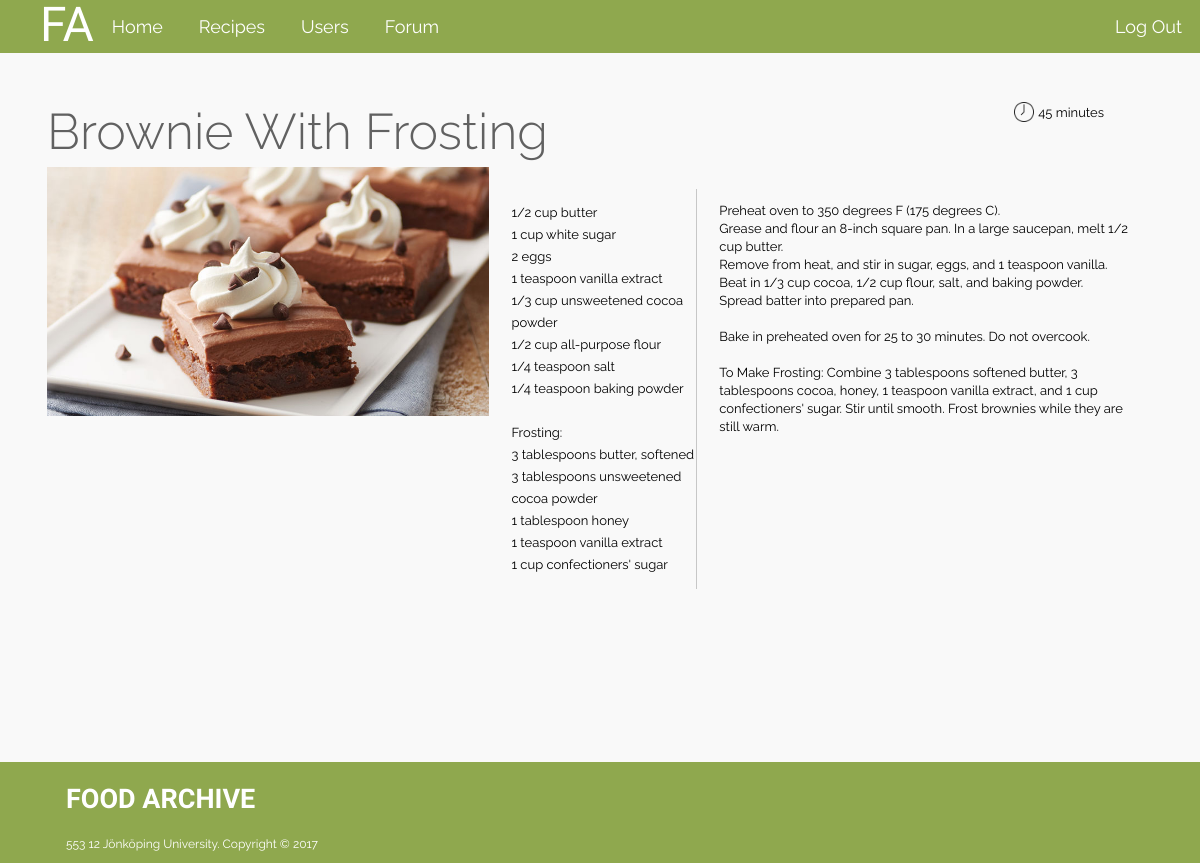
The page /admin/onerecipe.php?id=234 (signed in) on the database its author committed.
### tables this page shows
CREATE TABLE `recipe` (
  `id` int(11) NOT NULL,
  `name` varchar(100) NOT NULL,
  `description` longtext NOT NULL,
  `ingredients` text NOT NULL,
  `img` varchar(255) NOT NULL,
  `ratings` int(11) NOT NULL,
  `time` int(11) NOT NULL,
  `type` varchar(50) NOT NULL,
  `username` varchar(100) NOT NULL
);

### admin/onerecipe.php (the view)
<?php
    include("../config.php");
    include("header.php");
?>
<?php
    if($_GET['id']){
        $id = $_GET['id'];
        $sql="SELECT id, name, description, img, time, ingredients FROM recipe where id='$id'";
        $stmt = $db->prepare($sql);
        $stmt->bind_result($id, $name, $description, $image, $time, $ingredients);
        $stmt->execute();
        $stmt->store_result();
         while ($stmt->fetch()) {
?>
<main>
    <div class="maincontainer_one">
        <h4 class="h4_onercp">
            <?php echo $name; ?>
        </h4>
        <div class="icon_containter_onercp">
            <img class="icon_img_onercp" src="../img/clock-icon.png">
            <span class="icon_text_onercp"> <?php echo "$time minutes"; ?> </span> <br>
        </div>
        <div class="div_img_onercp">
            <aside class="imgaside_onercp">
                <img class="bigimg_onercp" src='../img/<?php echo $image; ?>'>
            </aside>
            <article class="article_onercp">
                <div class="ingredients-onercp"><p> <?php echo $ingredients; ?></p></div>
                <div class="description-onercp"><p> <?php echo $description; ?> </p></div>
            </article>
        </div>
    </div>
    <?php
        }
    }?>
</main>
<?php
    include ('footer.php');
?>

### style.css (style rules this page uses)
body, html { margin: 0; background-color: #f9f9f9; }
main { margin: 0; background-color: #f9f9f9; min-height: 89%; box-sizing: border-box; overflow: hidden; }
h4 { margin: 0; font-size: 22px; color: #616161; display: inherit; font-family: raleway; font-weight: 300; text-transform: capitalize; }
.maincontainer_one { padding: 47px; position: relative; }
.h4_onercp { font-size: 50px; line-height: 70px; }
.icon_containter_onercp { position: absolute; top: 46px; right: 6em; }
.icon_img_onercp { width: 20px; margin: 6px 0 -5px 0; }
.icon_text_onercp { font-family: raleway; font-size: 13px; }
.div_img_onercp { overflow: hidden; padding-bottom: 30px; }
.imgaside_onercp { float: left; width: 40%; overflow: hidden; }
.bigimg_onercp { width: 100%; image: cover; }
.article_onercp { width: 60%; float: right; padding: 22px; box-sizing: border-box; }
.ingredients-onercp { float: left; width: 30%; box-sizing: border-box; border-right: 1px solid #c7c7c7; min-height: 43%; }
.ingredients-onercp > p { font-family: raleway; font-size: 13px; white-space: pre-line; line-height: 22px; }
.description-onercp { float: right; width: 70%; padding-left: 22px; box-sizing: border-box; }
.description-onercp > p { font-size: 13px; font-family: raleway; line-height: 18px; white-space: pre-line; }

### rows shown on the page
recipe: name "Brownie With Frosting", time "45", img (picture), ingredients "1/2 cup butter 1 cup white sugar 2 eggs 1 teaspoon vanilla extract 1/3 cup unsweetened cocoa powder 1/2 cup all-purpose flour 1/4 teaspoon salt 1/4 teaspoon baking powder Frosting: 3 tablespoons butter, softened 3 tablespoons unsweetened cocoa powder 1 tablespoon honey 1 teaspoon vanilla extract 1 cup confectioners' sugar", description "Preheat oven to 350 degrees F (175 degrees C). Grease and flour an 8-inch square pan. In a large saucepan, melt 1/2 cup butter. Remove from heat, and stir in sugar, eggs, and 1 teaspoon vanilla. Beat in 1/3 cup cocoa, 1/2 cup flour, salt, and baking powder. Spread batter into prepared pan. Bake in preheated oven for 25 to 30 minutes. Do not overcook. To Make Frosting: Combine 3 tablespoons softened butter, 3 tablespoons cocoa, honey, 1 teaspoon vanilla extract, and 1 cup confectioners' sugar. Stir until smooth. Frost brownies while they are still warm."
